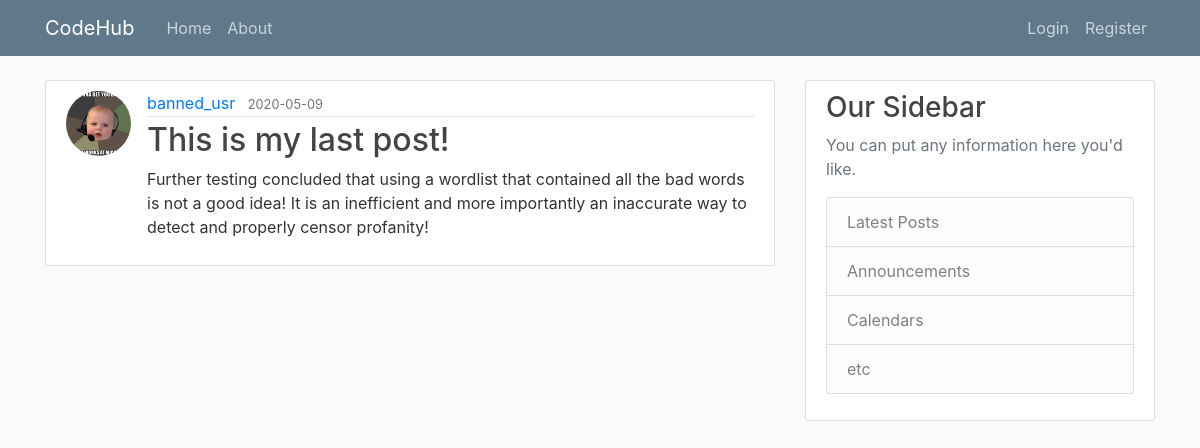
The app's page /post/17 with its own data.
### app/models.py (models this page shows, shortened)
class User(db.Model, UserMixin):
    id = db.Column(db.Integer, primary_key=True)                                    # Primary Key
    username = db.Column(db.String(20), unique=True, nullable=False)                # Each User will have a username, with a max(20) characters, it must be unique, and Null is not allowed!
    email = db.Column(db.String(120), unique=True, nullable=False)                  # Each User will have an email, with a max(120) characters, it must be unique, and Null is not allowed!
    image_file = db.Column(db.String(20), nullable=False, default='default.jpg')    # Each User will have a defualt profile Image, so uniqueness does not apply, since Null is not allowed!
    password = db.Column(db.String(60), nullable=False)                             # Each User will have passwords, with a max(60) characters, uniqueness does not apply, and Null is not allowed!
    posts = db.relationship('Post', backref='author', lazy=True)                    # This is linked to Posts, Lazy Evaluation is set to: True
    reputation = db.Column(db.Integer, nullable=False, default=10)                  # This has a default value of 10
    profanity = db.Column(db.Boolean, unique=False, default=False)                  # This had a default value of 0
    chance = db.Column(db.Boolean, nullable=False, default=True)                    # This has a default value of True
    blacklisted = db.Column(db.Boolean, unique=False, default=False)                # This has a default value of False
    compliments=db.Column(db.Integer, unique=False, default=0)                      # This has a default value of 0

class Post(db.Model):
    id = db.Column(db.Integer, primary_key=True)                                    # Primary Key
    title = db.Column(db.String(100), nullable=False)                               # Each Post will have a title, with a max(100) characters, uniqueness does not apply, and Null is not allowed!
    date_posted = db.Column(db.DateTime, nullable=False, default=datetime.utcnow)   # Each Post will have a date_posted, with DateTime set to utcnow, current time, and Null is not allowed!
    content = db.Column(db.Text, nullable=False)                                    # Each Post will have a content with no character limit, and Null is not allowed!
    user_id = db.Column(db.Integer, db.ForeignKey('user.id'), nullable=False)       # This is using the user id as a ForeignKey, each post must have an Author, so Null is not allowed!
    rating = db.Column(db.Integer, nullable=False, default=10)

### app/posts/routes.py (the view)
@posts.route('/post/<int:post_id>')
def post(post_id):
    post = Post.query.get_or_404(post_id)
    return render_template('post.html', title=post.title, post=post)

### app/templates/post.html (shortened to what this page needs)
{% extends "template.html" %}
{% block content %}
    <article class="media content-section">
        <img class="rounded-circle article-img" src="{{ url_for('static', filename='profile_images/' + post.author.image_file ) }}">
        <div class="media-body">
            <div class="article-metadata">
                <a class="mr-2" href="{{ url_for('users.user_posts', username=post.author.username) }}">{{ post.author.username }}</a>
                <small class="text-muted">{{ post.date_posted.strftime('%Y-%m-%d') }}</small>
            </div>
            <h2 class="article-title"> {{ post.title }} </h2>
            <p class="article-content">{{ post.content }}</p>
        </div>
    </article>
{% endblock content %}

### app/static/main.css (style rules this page uses)
body { background: #fafafa; color: #333333; margin-top: 5rem; }
h1, h2, h3, h4, h5, h6 { color: #444444; }
.content-section { background: #ffffff; padding: 10px 20px; border: 1px solid #dddddd; border-radius: 3px; margin-bottom: 20px; }
.article-title { color: #444444; }
.article-content { white-space: pre-line; }
.article-img { height: 65px; width: 65px; margin-right: 16px; }
.article-metadata { padding-bottom: 1px; margin-bottom: 4px; border-bottom: 1px solid #e3e3e3 }

### records on screen
User: image_file (picture), author.username "banned_usr"
Post: date_posted "2020-05-09", title "This is my last post!", content "Further testing concluded that using a wordlist that contained all the bad words is not a good idea! It is an inefficient and more importantly an inaccurate way to detect and properly censor profanity!"
